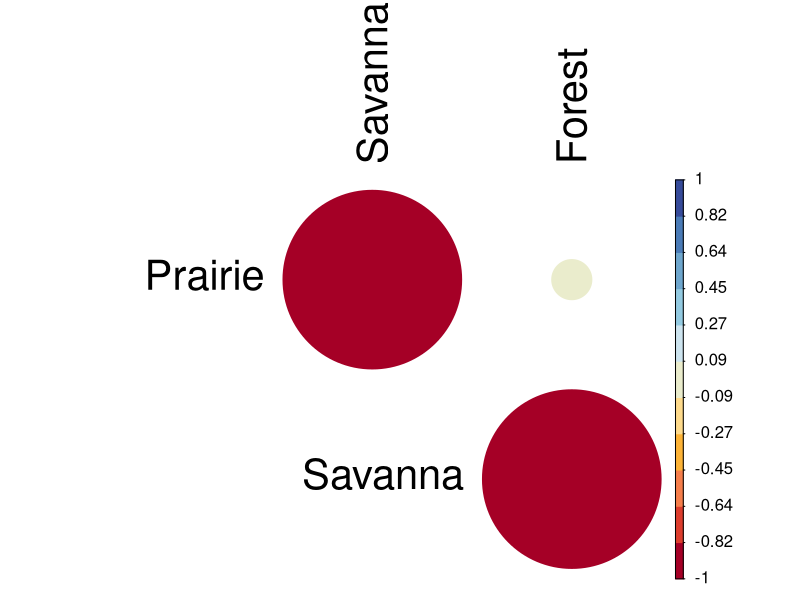
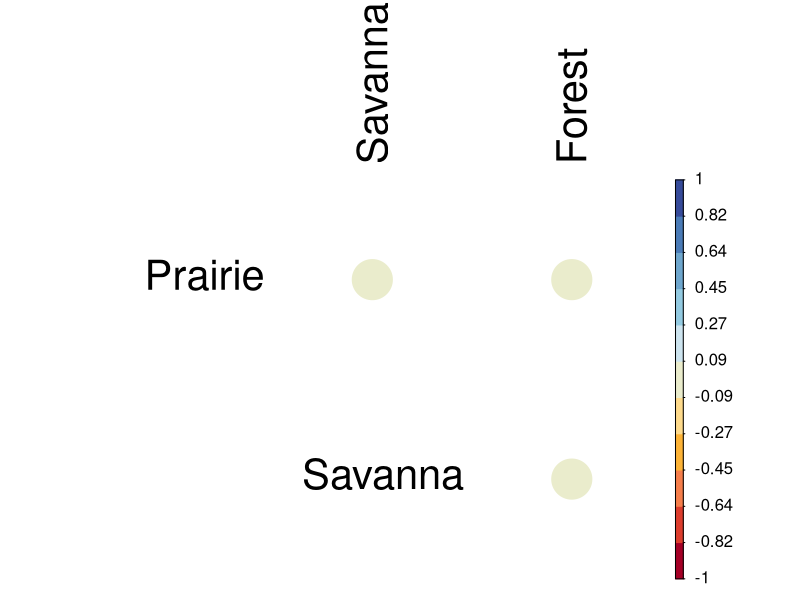
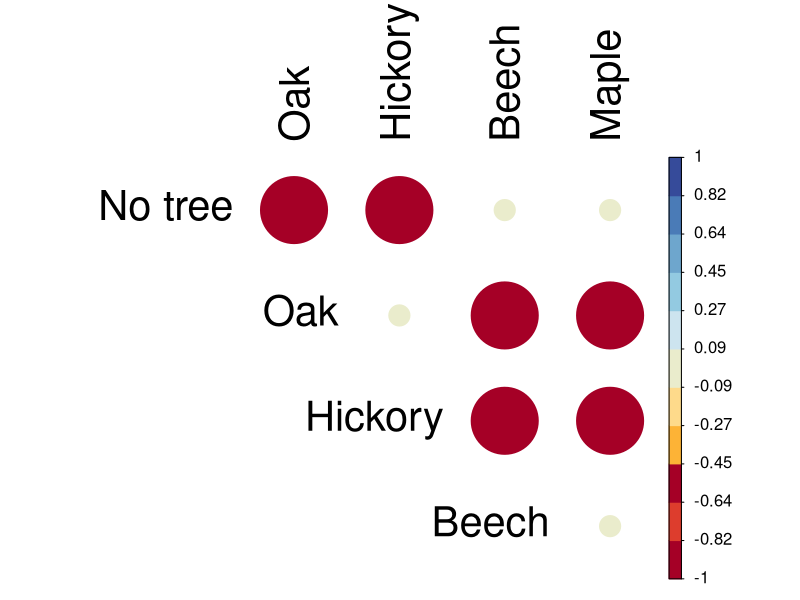
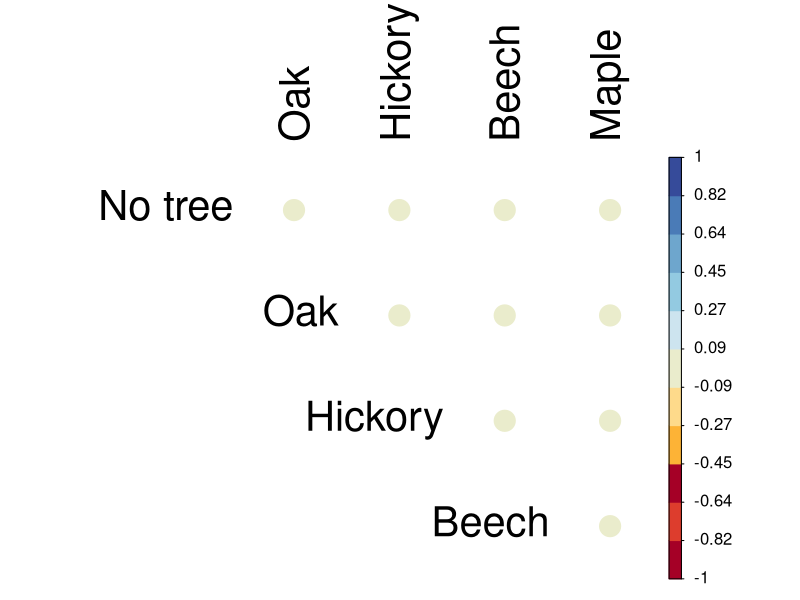

Write the R code that produced these figures, in order.
library(corrplot)

#Version for 1:1 residual correlations
#mat.data1 <- c(1, 0.05, 0.05, 0.05, 1, 0.05, 0.05, 0.05, 1)

#Version for non 1:1 residual correlations
mat.data1 <- c(1, -0.99, 0.05, -0.99, 1, -0.99, 0.05, -0.99, 1)


mat1 <- matrix(mat.data1, nrow = 3, ncol = 3)
#View(mat1)
colnames(mat1) <- c("Prairie", "Savanna", "Forest")
rownames(mat1) <- c("Prairie", "Savanna", "Forest")
# Remove diagonals to improve visualization
mat1[mat1 == 1] <- NA

# Specify color palette
pal <- c('#364b9a', '#4a7bb7', '#6ea6cd', '#93cae1', '#cde4ef', 
         '#eaeccc', '#feda8b', '#fdb336', '#f67e4b', '#dd3d2d', '#a50026')
# Plot
corrplot(mat1, diag = F, type = 'upper', method = c("circle"), tl.col = 'black', col = rev(pal), cl.cex = 1, tl.cex =2.5, cl.align.text = 'l', addgrid.col = NA)

#Version for  1:1 residual correlations
mat.data2 <- c(0.05, 0.05, 0.05, 0.05, 0.05, 0.05, 0.05, 0.05, 0.05)


mat2 <- matrix(mat.data2, nrow = 3, ncol = 3)
#View(mat1)
colnames(mat2) <- c("Prairie", "Savanna", "Forest")
rownames(mat2) <- c("Prairie", "Savanna", "Forest")
# Remove diagonals to improve visualization
mat2[mat2 == 1] <- NA

# Specify color palette

pal <- c('#364b9a', '#4a7bb7', '#6ea6cd', '#93cae1', '#cde4ef', 
         '#eaeccc', '#feda8b', '#fdb336', '#f67e4b', '#dd3d2d', '#a50026')
# Plot
corrplot(mat2, diag = F, type = 'upper', method = c("circle"), tl.col = 'black', col = rev(pal), cl.cex = 1, tl.cex =2.5, cl.align.text = 'l', addgrid.col = NA)





##Make conceptual corrplots for Taxon level 
pal <- c('#364b9a', '#4a7bb7', '#6ea6cd', '#93cae1', '#cde4ef', 
         '#eaeccc', '#feda8b', '#fdb336', '#a50026', '#dd3d2d', '#a50026') #Changed pal and circle size for aesthetics
tax_data <- c(0.05, -0.5, -0.5, 0.05, 0.05, -0.5, 0.05, 0.05, -0.5, -0.5, -0.5, 0.05, 0.05, -0.5, -0.5, 0.05, -0.5, -0.5, 0.05, 0.05, 0.05, -0.5, -0.5, 0.05, 0.05)
tax <- matrix(tax_data, nrow = 5, ncol = 5)
colnames(tax) <- c("No tree", "Oak", "Hickory", "Beech", "Maple")
rownames(tax) <- c("No tree", "Oak", "Hickory", "Beech", "Maple")
corrplot(tax, diag = F, type = 'upper', method = c("circle"), tl.col = 'black', col = rev(pal), cl.cex = 1, tl.cex =2.5, cl.align.text = 'l', addgrid.col = NA)
#Warning thrown bc of changes in pal

tax_data2 <- c(0.05, -0.05, -0.05, 0.05, 0.05, -0.05, 0.05, 0.05, -0.05, -0.05, -0.05, 0.05, 0.05, -0.05, -0.05, 0.05, -0.05, -0.05, 0.05, 0.05, 0.05, -0.05, -0.05, 0.05, 0.05)
tax2 <- matrix(tax_data2, nrow = 5, ncol = 5)
colnames(tax2) <- c("No tree", "Oak", "Hickory", "Beech", "Maple")
rownames(tax2) <- c("No tree", "Oak", "Hickory", "Beech", "Maple")
corrplot(tax2, diag = F, type = 'upper', method = c("circle"), tl.col = 'black', col = rev(pal), cl.cex = 1, tl.cex =2.5, cl.align.text = 'l', addgrid.col = NA)
#Warning thrown bc of changes in pal




